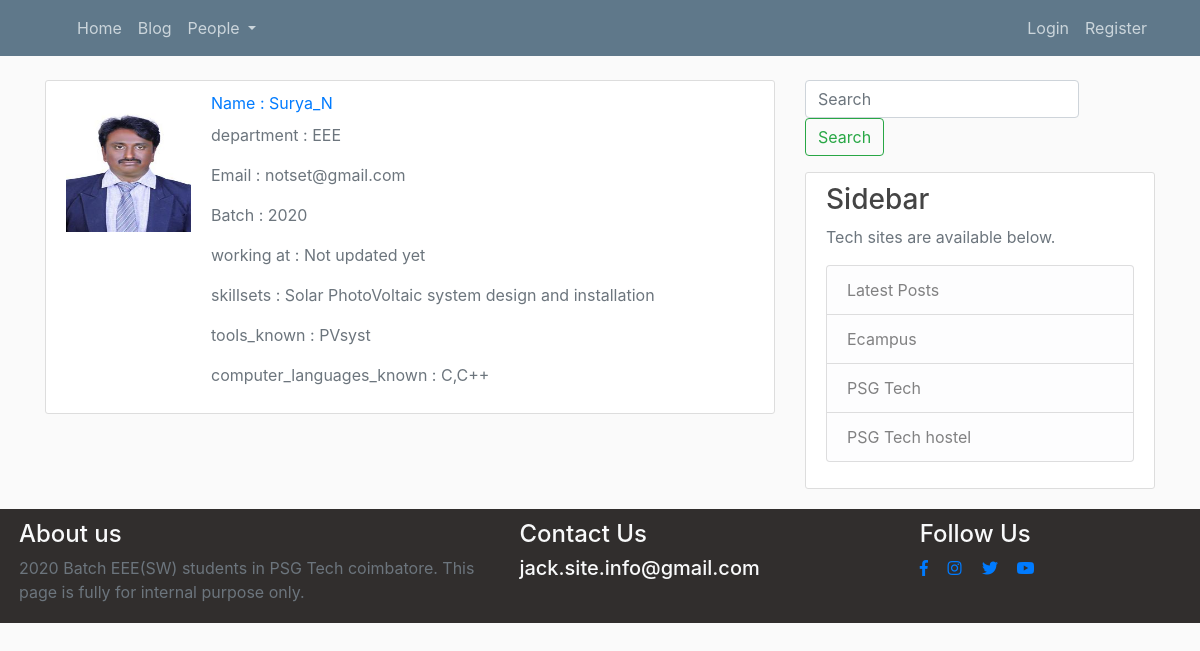
Before: /user/Surya_N/profile with the older database file.
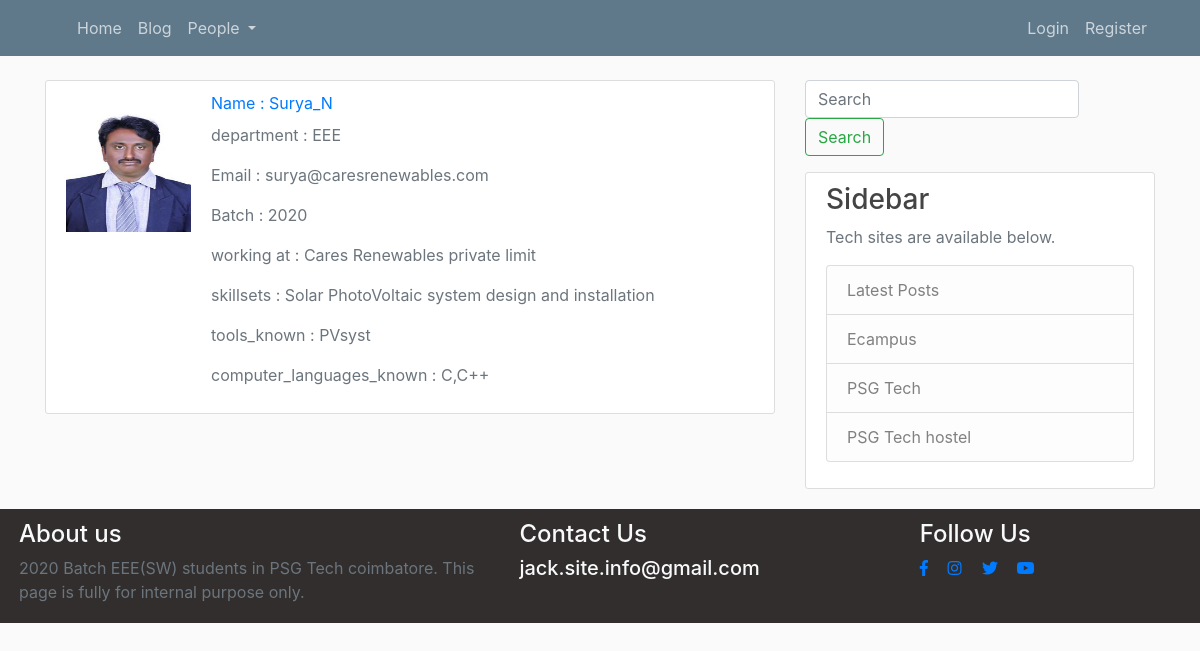
After: the same page with the newer database file.
### users/models.py (models this page shows, shortened)
class Profile(models.Model):
    user = models.OneToOneField(User, on_delete=models.CASCADE)
    image = models.ImageField(default='default.jpg', upload_to='profile_pics')
    skillsets = models.CharField(max_length=100, default="No skill sets assigned")
    tools_known = models.CharField(max_length=150, default="No tools are assigned")
    computer_languages_known = models.CharField(max_length=100, default="Languages are not assigned")
    department = models.CharField(max_length=30, default='EEE' )
    working_at = models.CharField(max_length=30, default="Not updated yet")
    batch = models.PositiveIntegerField(default=2020)
    contact_email = models.EmailField(default='notset@gmail.com')

### blog/views.py (the view)
# urls.py: path('user/<str:username>/profile', UserView.as_view(), name='user-profile'),
class UserView(ListView):
    model = Profile
    template_name = 'blog/user_profile.html'  # <app>/<model>_<viewtype>.html
    context_object_name = 'user'
    def get_queryset(self):
        user = get_object_or_404(User, username=self.kwargs.get('username'))
        user = Profile.objects.get(user=user)
        return user

### blog/templates/blog/user_profile.html
{% extends "blog/base.html" %}
{% block content %}
    <div class="content-section">
      <div class="media">
        <img class="account-img mt-3" src="{{ user.image.url }}">
        <div class="media-body">
          <a class="mb-4" href="{% url 'user-posts' user.user %}">Name : {{ user.user }}</a>
          <p class="text-secondary mt-2"> department : {{ user.department }}</p>
          <p class="text-secondary"> Email : {{ user.contact_email }}</p>
          <p class="text-secondary"> Batch : {{ user.batch }}</p>
          <p class="text-secondary"> working at : {{ user.working_at }}</p>
          <p class="text-secondary">skillsets : {{ user.skillsets }}</p>
          <p class="text-secondary">tools_known : {{ user.tools_known }}</p>
          <p class="text-secondary"> computer_languages_known : {{ user.computer_languages_known }}</p>
        </div>
      </div>
    </div>
{% endblock content %}

Changed rows visible on the page:
changed Profile "EEE": contact_email "notset@gmail.com" → "surya@caresrenewables.com"; working_at "Not updated yet" → "Cares Renewables private limit"
